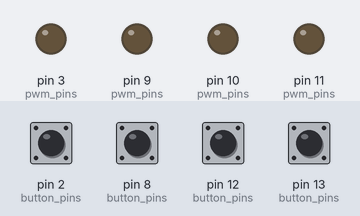
Bench run of a sketch on a simulated Arduino Uno, built with avr-gcc and run on an emulated ATmega328P. Parts: output pins drawn as LEDs (lit = HIGH). The test bench sets the inputs (shaded band); at power-on: pin 2 (button_pins), pin 8 (button_pins), pin 12 (button_pins), pin 13 (button_pins) LOW.

Above: at 1.2 s.
1.3 s: pin 2 (button_pins) pulled HIGH for 0.15 s
At 1.37 s:
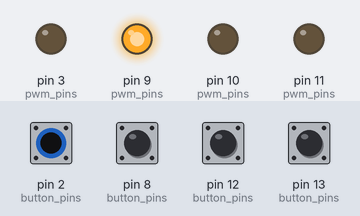
2.9 s: pin 8 (button_pins) pulled HIGH for 0.15 s
At 2.97 s:
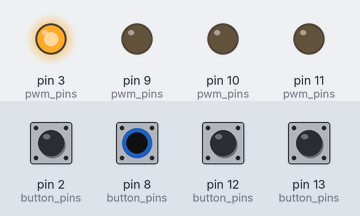
4.5 s: pin 12 (button_pins) pulled HIGH for 0.15 s
At 4.57 s:
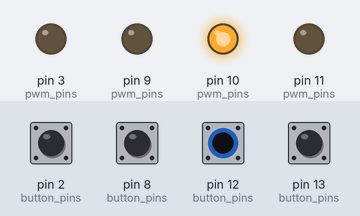
6.1 s: pin 13 (button_pins) pulled HIGH for 0.15 s
At 6.17 s:
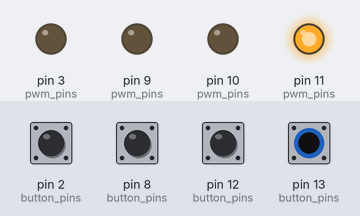
7.7 s: pin 2 (button_pins) driven HIGH and pin 8 (button_pins) driven HIGH
At 8.6 s:
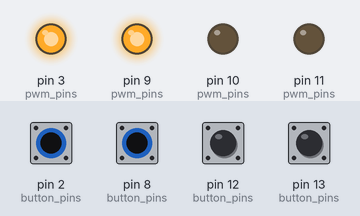
9.2 s: pin 12 (button_pins) pulled HIGH for 1 s
At 9.8 s:
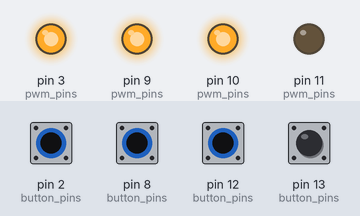
Timing chart, 0 to 12.2 s (numbered marks = the images above; inputs shaded):
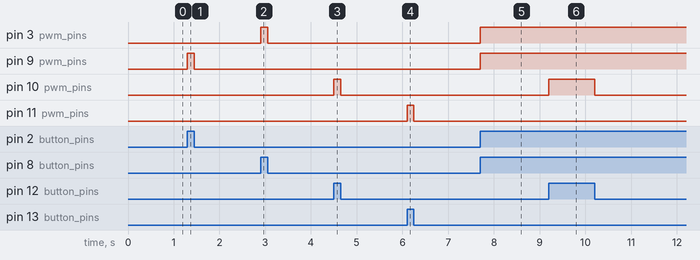

Measured:
- after the input at 1.3 s, pin 9 (pwm_pins): LOW → HIGH at once, → LOW 0.15 s later
- after the input at 2.9 s, pin 3 (pwm_pins): LOW → HIGH at once, → LOW 0.15 s later
- after the input at 4.5 s, pin 10 (pwm_pins): LOW → HIGH at once, → LOW 0.15 s later
- after the input at 6.1 s, pin 11 (pwm_pins): LOW → HIGH at once, → LOW 0.15 s later
- after the input at 7.7 s, pin 3 (pwm_pins), pin 9 (pwm_pins): LOW → HIGH at once
- after the input at 9.2 s, pin 10 (pwm_pins): LOW → HIGH at once, → LOW 1.0 s later

The sketch:

cocktail_maker.ino
```cpp
const int PUMP_COUNT = 4;
const byte power_pins[PUMP_COUNT] = { 5, 4, 7, 6 };
const byte pwm_pins[PUMP_COUNT] = { 9, 3, 10, 11 };
const byte button_pins[PUMP_COUNT] = { 2, 8, 12, 13 };

class Pump {
public:
    byte power_pin;
    byte pwm_pin;
    byte button_pin;
    int flow_rate;
    bool state;
    Pump() {};
    Pump(byte _power_pin, byte _pwm_pin, byte _button_pin, int _flow_rate) {
        power_pin = _power_pin;
        pwm_pin = _pwm_pin;
        button_pin = _button_pin;
        flow_rate = _flow_rate;
        state = false;
    };
    void change_state() {
        state = !state;
        if (state == true) {
            int flow_rate_ten_bit = map(flow_rate, 0, 100, 0, 1023);
            digitalWrite(power_pin, HIGH);
            analogWrite(pwm_pin, flow_rate_ten_bit);
        }
        if (state == false) {
            digitalWrite(power_pin, LOW);
            analogWrite(pwm_pin, 0);
        }
    }
};

class Bottle {
public:
    String contents;
    int capacity;
    int remaining;
    bool empty;
    int pump_number;
    Bottle() {};
    Bottle(String _contents, int _capacity, int _pump_number) {
        empty = false;
        capacity = _capacity;
        remaining = capacity;
        pump_number = _pump_number;
    };

};

Pump pumps[PUMP_COUNT];

void setup() {
    for (int i = 0; i < PUMP_COUNT; i++) {
        pumps[i] = Pump(power_pins[i], pwm_pins[i], button_pins[i], 100);
        digitalWrite(pumps[i].power_pin, LOW);
        analogWrite(pumps[i].pwm_pin, 0);
    }
}

void loop() {
    for (int i = 0; i < PUMP_COUNT; i++) {
        bool pump_turned_on = digitalRead(pumps[i].button_pin) == HIGH && pumps[i].state == false;
        bool pump_turned_off = digitalRead(pumps[i].button_pin) == LOW && pumps[i].state == true;
        if (pump_turned_on || pump_turned_off) {
            pumps[i].change_state();
        }
    }
}
```
